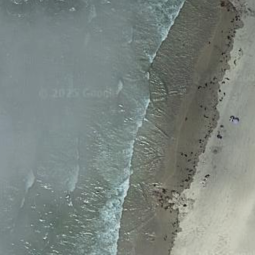
#> input picture collected_data/beach/beach_00011.png, 255 x 255 px
$ python -i dip_modules.py   (imports and definitions only)
#> lines starting #> are read from the running program, lines starting #| are printed output that depends on the picture
#> further down, picture is the input picture: PIL image 255x255 RGBA; mean R, G, B, A 123.4, 132.4, 127.5, 255
import cv2
import numpy as np
from PIL import Image
def clahe_rgb(img_pil, clip=2.0, tile=8):

#> called with clip = 2, tile = 8
    img = np.array(img_pil.convert("RGB"), dtype=np.uint8)

    ycrcb = cv2.cvtColor(img, cv2.COLOR_RGB2YCrCb)
#> ycrcb: shape (255, 255, 3); mean of channels 0, 1, 2 129.2, 124, 127
    y, cr, cb = cv2.split(ycrcb)
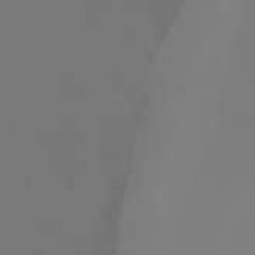
#> cr: shape (255, 255); min 113, max 132, mean 124

    clahe = cv2.createCLAHE(clipLimit=float(clip),
                             tileGridSize=(int(tile), int(tile)))
    y = clahe.apply(y)
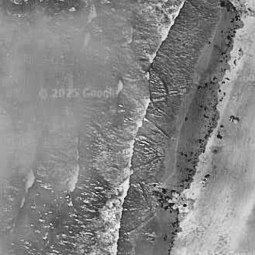
#> y: shape (255, 255); min 10, max 244, mean 133.7

    ycrcb = cv2.merge([y, cr, cb])
#> ycrcb: shape (255, 255, 3); mean of channels 0, 1, 2 133.7, 124, 127
    out = cv2.cvtColor(ycrcb, cv2.COLOR_YCrCb2RGB)
    return Image.fromarray(out)
def bilateral_rgb(img_pil, d=5, sigma_color=25, sigma_space=25):

    img = np.array(img_pil.convert("RGB"), dtype=np.uint8)

    out = cv2.bilateralFilter(
        img,
        int(d),
        float(sigma_color),
        float(sigma_space)
    )
    return Image.fromarray(out)
def unsharp_rgb(img_pil, k=0.6, sigma=1.0):
    img = np.array(img_pil.convert("RGB"), dtype=np.uint8)
    blur = cv2.GaussianBlur(img, (0, 0), sigma)
    out = cv2.addWeighted(img, 1.0 + float(k), blur, -float(k), 0)
    out = np.clip(out, 0, 255).astype(np.uint8)
    return Image.fromarray(out)

>>> from PIL import Image
>>> picture = Image.open('../collected_data/beach/beach_00011.png')
>>> result = clahe_rgb(picture)

$ run again, on collected_data/beach/beach_00015.png
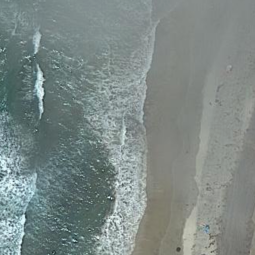
#> input picture collected_data/beach/beach_00015.png, 255 x 255 px
#> picture is the input picture: PIL image 255x255 RGBA; mean R, G, B, A 125.1, 136.6, 133.9, 255
#> in clahe_rgb, `y = clahe.apply(y)`:
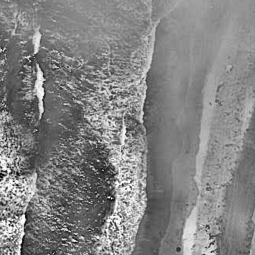
#> y: shape (255, 255); min 9, max 255, mean 131.3
#> in clahe_rgb, `out = cv2.cvtColor(ycrcb, cv2.COLOR_YCrCb2RGB)`:
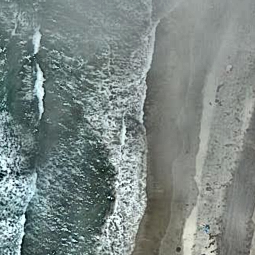
#> out: shape (255, 255, 3); mean R, G, B 123.5, 135, 132.3

$ run again, on collected_data/beach/beach_00018.png
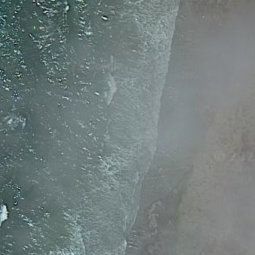
#> input picture collected_data/beach/beach_00018.png, 255 x 255 px
#> picture is the input picture: PIL image 255x255 RGBA; mean R, G, B, A 113.6, 125.2, 124.5, 255
#> in clahe_rgb, `y = clahe.apply(y)`:
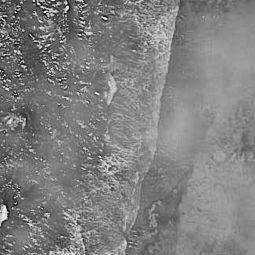
#> y: shape (255, 255); min 14, max 246, mean 127.8

$ run again, on collected_data/beach/beach_00023.png
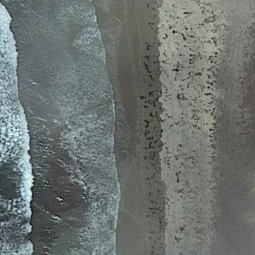
#> input picture collected_data/beach/beach_00023.png, 255 x 255 px
#> picture is the input picture: PIL image 255x255 RGBA; mean R, G, B, A 108.8, 114.9, 112.1, 255
#> in clahe_rgb, `y = clahe.apply(y)`:
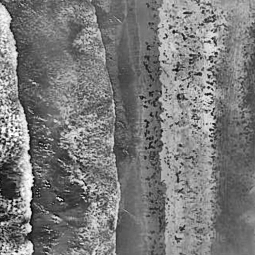
#> y: shape (255, 255); min 7, max 255, mean 122.1
